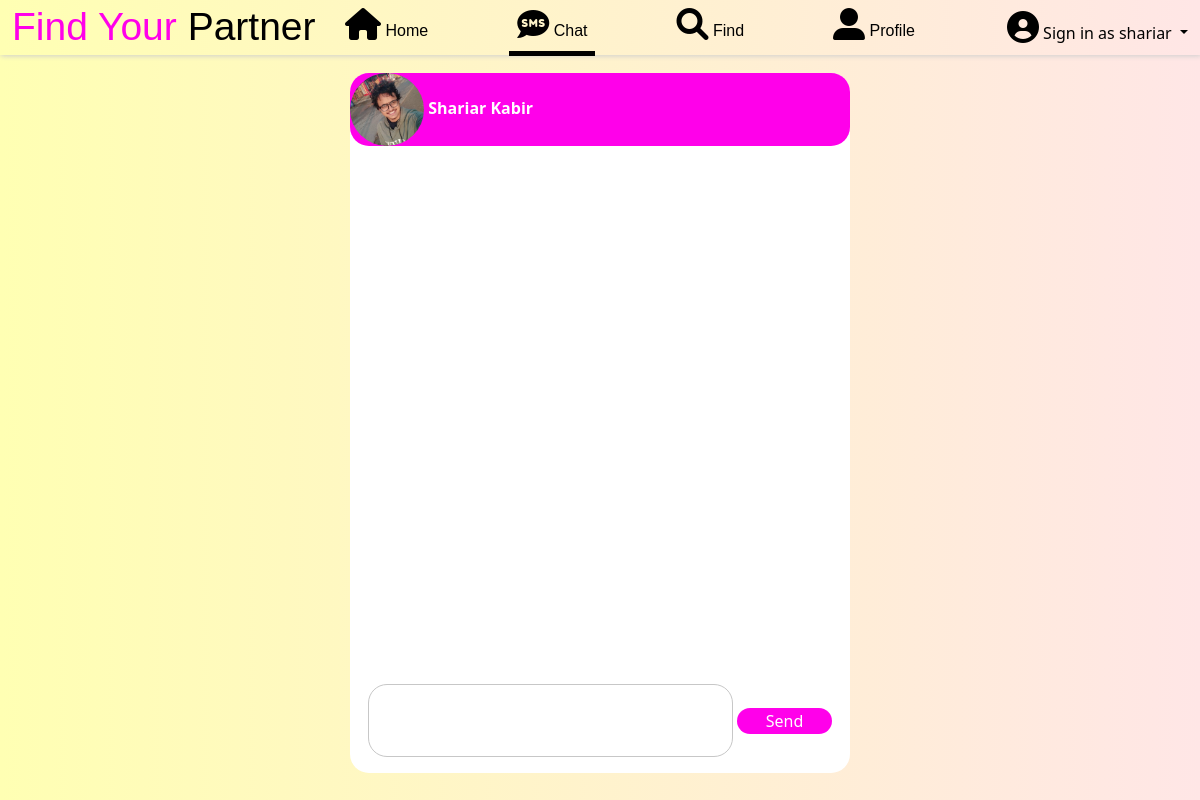
The app's page /user_chat/1 (signed in) with its own data.
### homepage/models.py (models this page shows, shortened)
class profile(models.Model):
    name = models.CharField (max_length=99,null=True,blank=True)
    username = models.CharField (max_length=99,null=True,blank=True)
    height = models.CharField (max_length=99)
    weight = models.CharField (max_length=99)
    eyes = models.CharField (max_length=99)
    hair = models.CharField (max_length=99)
    education = models.CharField (max_length=99)
    phone = models.CharField (max_length=99)
    email = models.CharField (max_length=99)
    description = models.TextField ()
    gender = models.CharField (max_length=99,null=True)
    cover_pic = models.ImageField(upload_to='photo/', blank=True, null=True, default = "photo/cover.png")
    profile_pic = models.ImageField(upload_to='photo/', blank=True, null=True, default = "photo/user.jpg")

### homepage/views.py (the view)
# urls.py: path('user_chat/<int:pk>',views.user_chat.as_view(),name="user_chat"),
class user_chat (DetailView):
    model = profile
    template_name = "chat.html"
    def get_context_data(self, *args, **kwargs):
        context = super(user_chat, self).get_context_data(*args, **kwargs)
        context['status'] = post.objects.all()
        context['comment'] = user_comment.objects.all()
        context['chat_list'] = chat.objects.all()
        return context

### templates/chat.html (shortened to what this page needs)
{% load static %}
{% load humanize %}
<!DOCTYPE html>
<html lang="en">
<head>
    <link href="https://cdn.jsdelivr.net/npm/bootstrap@5.1.3/dist/css/bootstrap.min.css" rel="stylesheet"
>
    <link rel="stylesheet" href="https://cdnjs.cloudflare.com/ajax/libs/font-awesome/6.0.0-beta3/css/all.min.css"
 />
    <link href="http://fonts.cdnfonts.com/css/romantic" rel="stylesheet">
    <link href="http://fonts.cdnfonts.com/css/valeerie-morrie" rel="stylesheet">
</head>
{% if user.is_authenticated %}
<body style="background-color: rgb(181, 255, 251);">
    <nav class="navbar navbar-expand-lg navbar-light nav fixed-top">
        <div class="container-fluid box_shadow">
            <a style="color: rgb(255, 0, 234); font-family: 'Valeerie Morrie', sans-serif; font-size: 39px;"
                class="navbar-brand" href="/">Find Your
                <span style="color: black;">Partner</span></a>
            <div class="collapse navbar-collapse" id="navbarSupportedContent">
                <ul class="navbar-nav navs ms-auto mb-2 mb-lg-0">
                    <li class="nav-item nav_item">
                        <a style="color: black ;text-decoration: none;font-family: 'Winter', sans-serif;"
                            class="nav-link" aria-current="page" href="{% url 'home' %}"><i
                                class="fas fa-home fa-2x"></i> Home</a>
                    </li>
                    <li class="nav-item nav_item">
                        <a style="color: black; border-bottom: 1px solid white;border-bottom: 5px solid black;text-decoration: none;font-family: 'Winter', sans-serif;"
                            class="nav-link" aria-current="page" href="{% url 'chat_list' %}"><i class="fas fa-sms fa-2x"></i> Chat</a>
                    </li>
                    <li class="nav-item nav_item">
                        <a style="color: black ;text-decoration: none;font-family: 'Winter', sans-serif;"
                            class="nav-link" aria-current="page" href="/"><i class="fas fa-search fa-2x"></i> Find</a>
                    </li>
                    <li class="nav-item nav_item">
                        <a style="color: black ;text-decoration: none;font-family: 'Winter', sans-serif;"
                            class="nav-link" aria-current="page" href="{% url 'user_profile' %}"><i
                                class="fas fa-user-alt fa-2x"></i>
                            Profile</a>
                    </li>
                </ul>
                <ul style="margin: none;" class="navbar-nav ms-auto mb-2 mb-lg-0">
                    <li style="float: left;margin-top: 0px;" class="nav-item dropdown">
                        {% if user.is_authenticated %}
                    <li style="float: left;margin-top: 0px;" class="nav-item dropdown">
                        <a style="color: black;text-decoration: none;" class="nav-link-user dropdown-toggle" href="#"
                            id="navbarDropdown" role="button" data-bs-toggle="dropdown" aria-expanded="false">
                            <i class="fas fa-user-circle fa-2x"></i>
                            <span style="color: black;"> Sign in as {{ user.username }}</span>
                        </a>
                    </li>
                    {% else %}
                    <a style="color: whblackite ;" class="nav-link" aria-current="page" href="{% url 'signin' %}"><i
                            class="fas fa-user-circle fa-2x"></i>
                        <span style="color: black;font-family: 'Winter', sans-serif;"> Signup/Signin</span>
                    </a>
                    {% endif %}
                    </li>
                </ul>
            </div>
        </div>
    </nav>
    <div style = "width: 500px;height: 700px;margin: auto;background-color: white;border-radius: 19px;margin-top: 73px;">
        <div style = "background-color: rgb(255, 0, 234);color: white;border-radius: 19px;">
            {% if profile.profile_pic %}
            <img src="{{ profile.profile_pic.url }}" height="73px" weight="73px" style="border-radius: 50%;"> <b>{{ profile.name }}</b>
            {% else %}
            <img src="{% static 'user.jpg' %}" height="73px" weight="73px" style="border-radius: 50%;"> <b>{{ profile.name }}</b>
            {% endif %}
        </div>
        <div style = "width: 93%;height: 500px;margin: auto;margin-top: 19px;overflow: scroll;">
        </div>
        <div style = "text-align: center;margin-top: 19px;">
            <form action = "{% url 'chat_form' %}" method = "POST">
            <input name = "message" style = "width: 73%;height: 73px;border-radius: 19px;border: 1px solid rgb(199, 199, 199);" type="text">
            <input style = "width: 19%;background-color: rgb(255, 0, 234);color: white;border: none;border-radius: 19px;" type = "submit" value = "Send">
        </form>
        </div>
    </div>
</body>
{% else %}
{% load static %}
{% endif %}
</html>

### templates/chat.html (style rules this page uses)
.nav_item { margin-right: 73px; }
.box_shadow { background-image: linear-gradient(to right, #ffffb3, #ffe6e6); height: 39px; }
.nav { -webkit-box-shadow: 1px 1px 5px 0px rgba(207, 207, 207, 1); -moz-box-shadow: 1px 1px 5px 0px rgba(207, 207, 207, 1); box-shadow: 1px 1px 5px 0px rgba(207, 207, 207, 1); }
.navbar { background-image: linear-gradient(to right, #ffffb3, #ffe6e6); }
.navs { margin: auto; }
body { background: #DFC2F2; background-image: linear-gradient(to right, #ffffb3, #ffe6e6); background-attachment: fixed; background-size: cover; }

### records on screen
profile: profile_pic (picture), name "Shariar Kabir"

### other values on screen
{{ user.username }} "shariar"
